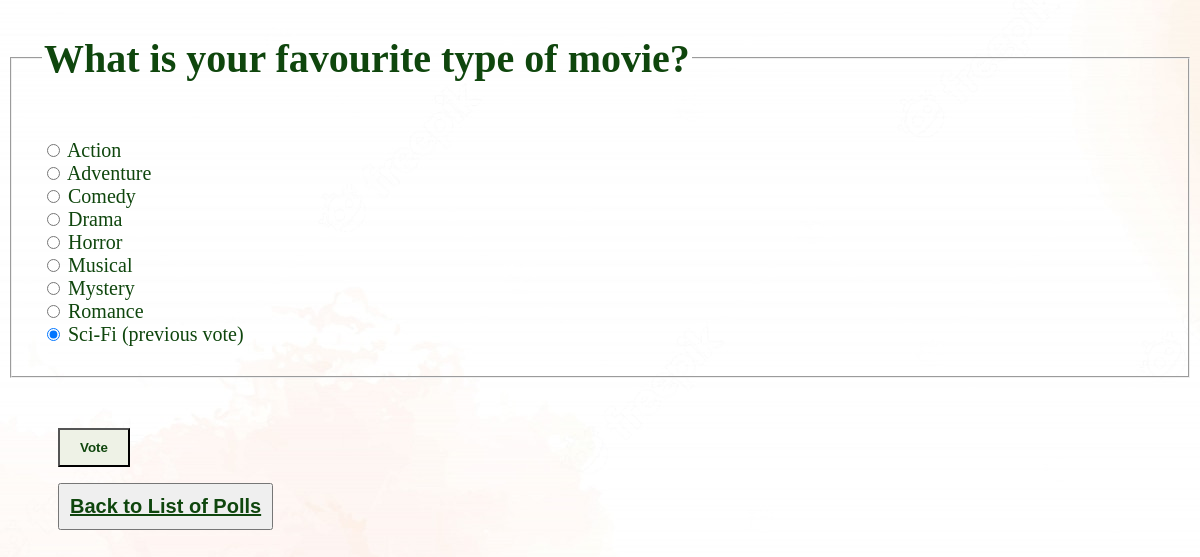
/polls/7/ (signed in), run on the app's committed database.
### polls/models.py (models this page shows, shortened)
class Question(models.Model):
    question_text = models.CharField(max_length=200)
    pub_date = models.DateTimeField('date published')
    end_date = models.DateTimeField('date ended', default=None, null=True)
    def can_vote(self):
        now = timezone.localtime()
        if self.end_date is None and self.pub_date <= now:
            return True
        return self.pub_date <= now <= self.end_date

class Choice(models.Model):
    question = models.ForeignKey(Question, on_delete=models.CASCADE)
    choice_text = models.CharField(max_length=200)

### polls/views.py (the view, shortened to what this page needs)
# urls.py: path('<int:pk>/', views.DetailView.as_view(), name='detail'),
class DetailView(LoginRequiredMixin, generic.DetailView):
    model = Question
    template_name = 'polls/detail.html'
    def get(self, request, pk):
        try:
            self.question = Question.objects.get(pk=pk)
            if self.question.can_vote():
                try:
                    self.voted = Vote.objects.get(user=request.user, choice__question=self.question).choice.choice_text
                except Vote.DoesNotExist:
                    self.voted = ""
                return render(request, 'polls/detail.html', {'question': self.question, 'voted': self.voted})
            else:
                messages.error(request, "Voting is not allowed at this time.")
                return HttpResponseRedirect(reverse('polls:index'))
        except Question.DoesNotExist:
            messages.error(request, "Question does not exist.")
            return HttpResponseRedirect(reverse('polls:index'))

### polls/templates/polls/detail.html (shortened to what this page needs)
{% load static %}
<link rel="stylesheet" href="{% static 'polls/style.css' %}">
<form action="{% url 'polls:vote' question.id %}" method="post">
    <fieldset id="question">
        <legend><h1>{{ question.question_text }}</h1></legend>
        {% for choice in question.choice_set.all %}
            {% if choice.choice_text == voted %}
                <input type="radio" name="choice" class="choice{{ forloop.counter }}" value="{{ choice.id }}" checked>
                <label for="choice{{ forloop.counter }}">{{ choice.choice_text }} (previous vote)</label><br>
            {% else %}
                <input type="radio" name="choice" class="choice{{ forloop.counter }}" value="{{ choice.id }}">
                <label for="choice{{ forloop.counter }}">{{ choice.choice_text }}</label><br>
            {% endif %}
        {% endfor %}
    </fieldset>
    <input type="submit" value="Vote" id="button">
    </form>
    <button id="back-button"><a id="button-text" href="{% url 'polls:index' %}">Back to List of Polls</a></button>

### polls/static/polls/style.css (style rules this page uses)
#question { color: #0f460d; padding: 30px; font-size: 20px; }
#button { background-color: #EEF2E6; color: #0f460d; font-weight: bold; margin-top: 50px; margin-left: 50px; padding-top: 10px; padding-bottom: 10px; padding-right: 20px; padding-left: 20px; }
#button-text { color: #0f460d; font-weight: bold; font-size: 20px; }
#back-button { padding: 10px; margin-left: 50px; }

### data on the page
Question: question_text "What is your favourite type of movie?"
Choice: choice_text "Action"
Choice: choice_text "Adventure"
Choice: choice_text "Comedy"
Choice: choice_text "Drama"
Choice: choice_text "Horror"
Choice: choice_text "Musical"
Choice: choice_text "Mystery"
Choice: choice_text "Romance"
Choice: choice_text "Sci-Fi"
